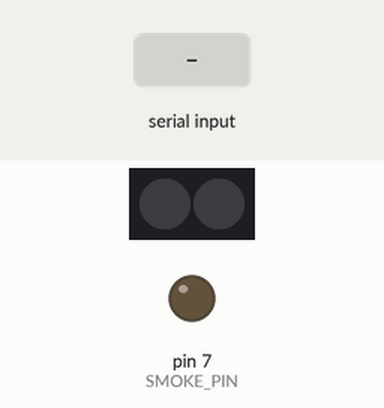
Bench run of a sketch on a simulated Arduino Uno, built with avr-gcc and run on an emulated ATmega328P. Parts: 2 RGB LEDs in strip order, left to right, output pins drawn as LEDs (lit = HIGH). The inputs (shaded band) are chosen by the test bench.

Above: at 1.2 s.
1.3 s: "SMOKE_ON\n" received over Serial
At 1.7 s:
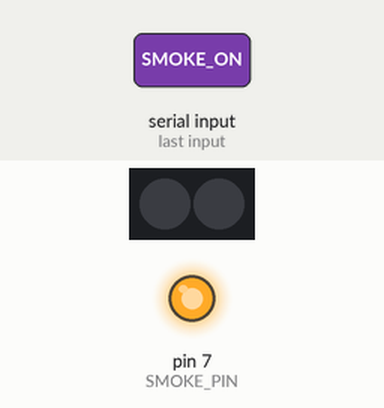
2.8 s: "SMOKE_OFF\n" received over Serial
At 4.0 s:
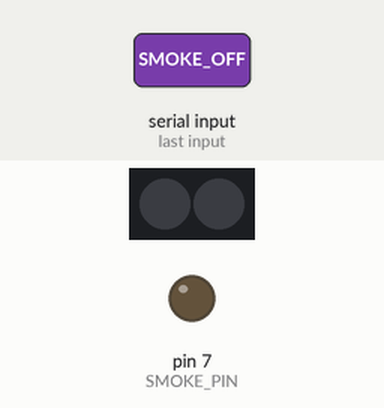
Timing chart, 0 to 5.8 s (numbered marks = the images above; inputs shaded):
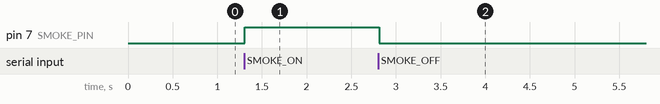

Measured:
- after the input at 1.3 s, pin 7 (SMOKE_PIN): LOW → HIGH at once
- after the input at 2.8 s, pin 7 (SMOKE_PIN): HIGH → LOW at once

The sketch:

TickleMeElmo.ino
```cpp
#include <Adafruit_NeoPixel.h>

#define LED_PIN 6
#define NUM_LEDS 2
#define SMOKE_PIN 7

Adafruit_NeoPixel strip(NUM_LEDS, LED_PIN, NEO_GRB + NEO_KHZ800);

void setup() {
    Serial.begin(9600);
    strip.begin();
    strip.show();
    pinMode(SMOKE_PIN, OUTPUT);
    digitalWrite(SMOKE_PIN, LOW);
}

void loop() {
    if (Serial.available() > 0) {
        String command = Serial.readStringUntil('\n');
        command.trim();

        if (command == "SMOKE_ON") {
            digitalWrite(SMOKE_PIN, HIGH);
        } else if (command == "SMOKE_OFF") {
            digitalWrite(SMOKE_PIN, LOW);
        } else if (command.startsWith("EYES_")) {
            String color = command.substring(5);
            setEyesColor(color);
        }
    }
}

void setEyesColor(String color) {
    uint32_t rgbColor;

    if (color == "RED") rgbColor = strip.Color(255, 0, 0);
    else if (color == "BLUE") rgbColor = strip.Color(0, 0, 255);
    else rgbColor = strip.Color(0, 0, 0); // OFF

    for (int i = 0; i < NUM_LEDS; i++) {
        strip.setPixelColor(i, rgbColor);
    }
    strip.show();
}
```
